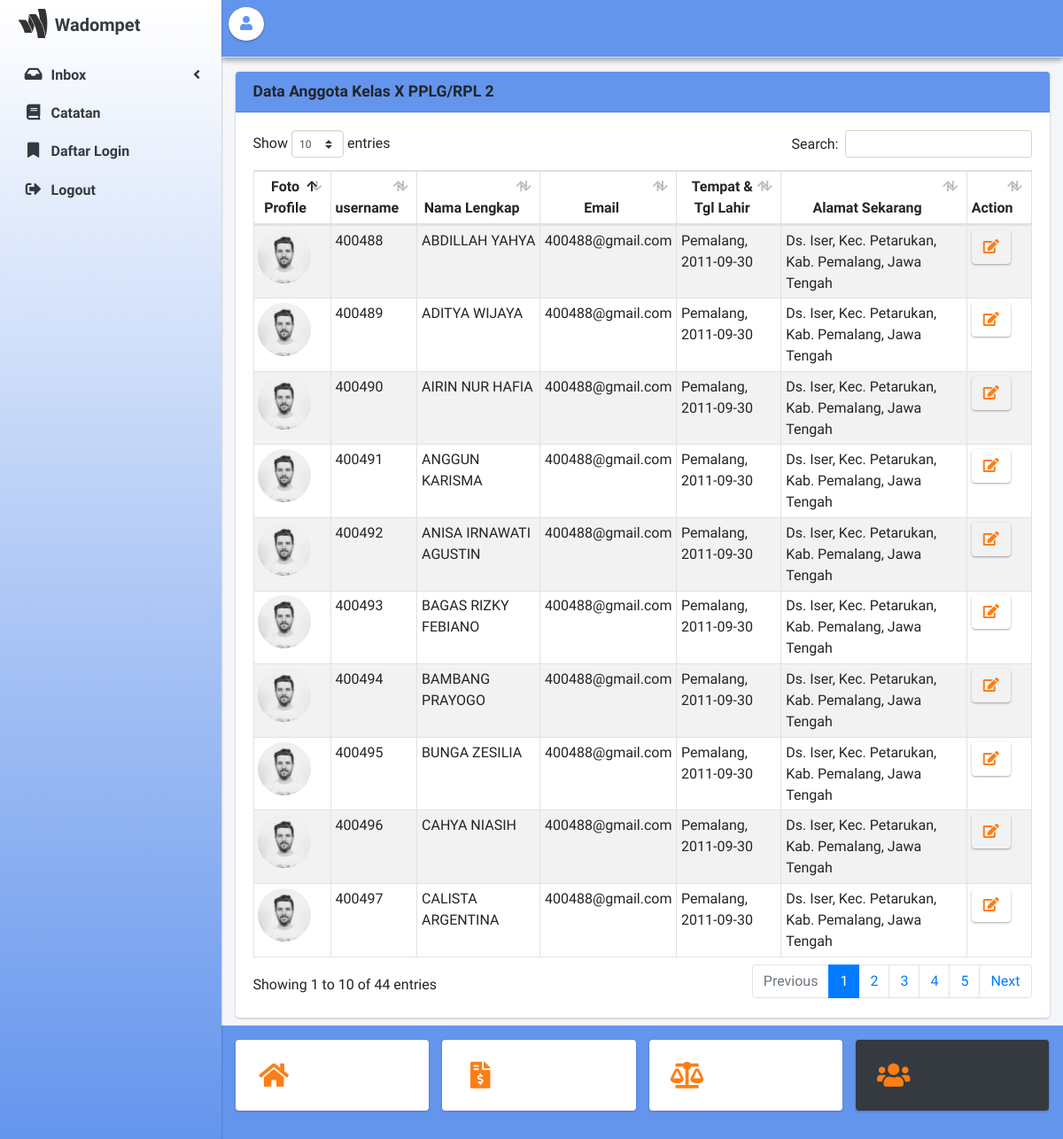
Screenshot of /admin.php?page=set_members (signed in) with the database file from the repository.
### tables this page shows
CREATE TABLE `tb_user` (
  `id_user` int(10) NOT NULL,
  `nama_lengkap` varchar(35) NOT NULL,
  `position` varchar(35) NOT NULL,
  `user` char(15) NOT NULL,
  `pass` varchar(225) NOT NULL,
  `email` varchar(100) NOT NULL,
  `no_whatsapp` varchar(13) NOT NULL,
  `temp_lahir` varchar(50) NOT NULL,
  `tgl_lahir` date NOT NULL,
  `alamat_sekarang` varchar(225) NOT NULL,
  `img_profile` varchar(100) NOT NULL,
  `id_level` int(10) NOT NULL
);

### admin/set_members.php (the view)
<div class="row">
	<div class="col-sm-12">
	<div class="card">
		<div class="card-header bg-nav">
			<h1 class="card-title text-bold float-left">Data Anggota Kelas X PPLG/RPL 2</h1>
		</div>
		<div class="card-body">
			<table id="example1" class="table table-sm table-bordered table-striped">
				<thead>
					<tr class="text-center">
						<th>Foto Profile</th>
						<th>username</th>
						<th>Nama Lengkap</th>
						<th>Email</th>
						<th>Tempat & Tgl Lahir</th>
						<th>Alamat Sekarang</th>
						<th>Action</th>
					</tr>
				</thead>
				<tbody>
					<?php
					$query = mysqli_query($koneksi, "select * from tb_user");
					while ($data = mysqli_fetch_array($query)) {
					?>
					<tr>
						<td>
							<img src="dist/img/user1-128x128.jpg" class="img-circle" alt="User Image" width="60" height="60">
						</td>
						<td><?= $data['user']; ?></td>
						<td><?= $data['nama_lengkap']; ?></td>
						<td><?= $data['email']; ?></td>
						<td><?= $data['temp_lahir'] . ", " . $data['tgl_lahir']; ?></td>
						<td><?= $data['alamat_sekarang']; ?></td>
						<td><a href="?page=edit_set_member&id=<?= $data['user']; ?>" class="btn btn-white elevation-1" title="Edit Data"><i class="fas fa-edit text-orange"></i></a></td>
					</tr>
					<?php }
					?>
				</tbody>
			</table>
		</div>
	</div>
	</div>
</div>

### admin.php (shortened to what this page needs)
<?php
include "koneksi.php";
$show_agent = mysqli_query($koneksi, "select * from user_agent x inner join tb_user y on y.id_user = x.id_user where name_user_agent = '".$_SESSION['agent']."' group by x.id_user asc");
$show = mysqli_fetch_array($show_agent);
?>
<!DOCTYPE html>
<html lang="en">
<head>
  <link rel="stylesheet" type="text/css" href="dist/css/style.css">
  <link rel="stylesheet" href="plugins/fontawesome-free/css/all.min.css">
  <link rel="stylesheet" href="plugins/overlayScrollbars/css/OverlayScrollbars.min.css">
  <link rel="stylesheet" href="dist/css/adminlte.min.css">
  <link rel="stylesheet" href="plugins/datatables-bs4/css/dataTables.bootstrap4.min.css">
  <link rel="stylesheet" href="plugins/datatables-responsive/css/responsive.bootstrap4.min.css">
  <link rel="stylesheet" href="plugins/select2/css/select2.min.css">
  <link rel="stylesheet" href="plugins/select2-bootstrap4-theme/select2-bootstrap4.min.css">
<link rel="stylesheet" type="text/css" href="https://cdn.jsdelivr.net/npm/evo-calendar@1.1.2/evo-calendar/css/evo-calendar.min.css"/>
</head>
<body class="hold-transition sidebar-mini layout-fixed layout-navbar-fixed layout-footer-fixed" onload="myFunction()" style="margin: 0;">
<div class="wrapper">
  <nav class="main-header navbar navbar-expand navbar-light bg-nav elevation-2">
    <ul class="navbar-nav">
      <li class="nav-item">
        <a class="btn bg-white elevation-1 img-circle" data-widget="pushmenu">
          <i class="fas fa-user text-abu"></i>
        </a>
      </li>
      <li class="nav-item d-lg-inline-block">
        <h4><a href="?page=profile" class="nav-link text-bold text-orange"><?= $show['user']; ?></a></h4>
      </li>
    </ul>
  </nav>
  <aside class="main-sidebar text-dark bg-danger text-bold elevation-1  bg-radian">
    <a href="?page=home" class="brand-link">
      <img src="dist/img/wallet.svg" alt="AdminLTE Logo" class="brand-image"
           style="opacity: .8;" width="120" height="40">
      <span class="brand-text bold text-dark">Wadompet</span>
    </a>
    <div class="sidebar">
      <nav class="mt-2">
        <ul class="nav nav-pills nav-sidebar flex-column" data-widget="treeview" role="menu" data-accordion="false">
          <li class="nav-item has-treeview">
            <a href="#" class="nav-link text-dark">
              <i class="nav-icon fas fa-inbox"></i>
              <p>
                Inbox
                <i class="right fas fa-angle-left"></i>
              </p>
            </a>
          </li>
          <li class="nav-item">
            <a href="?page=catatan" class="nav-link text-dark">
              <i class="nav-icon fas fa-book"></i>
              <p>Catatan</p>
            </a>
          </li>
          <li class="nav-item">
            <a href="?page=daftarlogin" class="nav-link text-dark">
              <i class="nav-icon fas fa-bookmark"></i>
              <p>Daftar Login</p>
            </a>
          </li>
          <li class="nav-item">
            <a href="logout.php" class="nav-link text-dark">
              <i class="nav-icon fas fa-sign-out-alt"></i>
              <p>Logout</p>
            </a>
          </li>
        </ul>
      </nav>
    </div>
  </aside>
  <div class="content-wrapper">
    <section class="content pt-4 pb-3 mb-5">
      <div class="container-fluid">
            <?php
            if (isset($_GET['page'])) {
              $page = $_GET['page'];
              switch ($page) {
                case 'set_members':
                  include 'admin/set_members.php';
                  break;
              }
            }else{
              include 'admin/home.php';
            }
            if (isset($_GET['page']) == 'home') {
              if ($_GET['page'] != 'home') {
                $bga = 'bg-white';
              }else{
                $bga = 'bg-dark';
              }
            }
            if (isset($_GET['page']) == 'request_tiket') {
              if ($_GET['page'] != 'request_tiket') {
                $bgb = 'bg-white';
              }else{
                $bgb = 'bg-dark';
              }
            }
            if (isset($_GET['page']) == 'kas') {
              if ($_GET['page'] != 'kas') {
                $bgc = 'bg-white';
              }else{
                $bgc = 'bg-dark';
              }
            }
            if (isset($_GET['page']) == 'set_members') {
              if ($_GET['page'] != 'set_members') {
                $bgd = 'bg-white';
              }else{
                $bgd = 'bg-dark';
              }
            }
            ?>
      </div>
    </section>
  </div>
  <footer class="main-footer bg-foot">
    <div class="row">
      <div class="col-3"><a href="?page=home" title="Home">
        <div class="info-box <?= $bga; ?>">
          <span class="info-box-icon text-orange"><i class="fas fa-home"></i></span>
        </div>
      </a>
      </div>
      <div class="col-3"><a href="?page=request_tiket" title="Request tiket topUp">
        <div class="info-box <?= $bgb; ?>">
          <span class="info-box-icon text-orange"><i class="fas fa-file-invoice-dollar"></i></span>
        </div>
      </a>
      </div>
      <div class="col-3"><a href="?page=kas" title="Kas">
        <div class="info-box <?= $bgc; ?>">
          <span class="info-box-icon text-orange"><i class="fas fa-balance-scale"></i></span>
        </div>
      </a>
      </div>
      <div class="col-3"><a href="?page=set_members" title="Anggota">
        <div class="info-box <?= $bgd; ?>">
          <span class="info-box-icon text-orange"><i class="fas fa-users"></i></span>
        </div>
      </a>
      </div>
    </div>
  </footer>
</div>
</body>
</html>

### admin.php (style rules this page uses)
.bg-nav { background-image: linear-gradient(#6495ED, #6495ED); }
.bg-radian { background-image: linear-gradient(white, #6495ED); }
.bg-foot { background-image: linear-gradient(#6495ED, #6495ED) }
.text-abu { color: #6495ED; }

### rows the page displays
tb_user: user "400488", nama_lengkap "ABDILLAH YAHYA", email "400488@gmail.com", temp_lahir "Pemalang", tgl_lahir "2011-09-30", alamat_sekarang "Ds. Iser, Kec. Petarukan, Kab. Pemalang, Jawa Tengah"
tb_user: user "400489", nama_lengkap "ADITYA WIJAYA", email "400488@gmail.com", temp_lahir "Pemalang", tgl_lahir "2011-09-30", alamat_sekarang "Ds. Iser, Kec. Petarukan, Kab. Pemalang, Jawa Tengah"
tb_user: user "400490", nama_lengkap "AIRIN NUR HAFIA", email "400488@gmail.com", temp_lahir "Pemalang", tgl_lahir "2011-09-30", alamat_sekarang "Ds. Iser, Kec. Petarukan, Kab. Pemalang, Jawa Tengah"
tb_user: user "400491", nama_lengkap "ANGGUN KARISMA", email "400488@gmail.com", temp_lahir "Pemalang", tgl_lahir "2011-09-30", alamat_sekarang "Ds. Iser, Kec. Petarukan, Kab. Pemalang, Jawa Tengah"
tb_user: user "400492", nama_lengkap "ANISA IRNAWATI AGUSTIN", email "400488@gmail.com", temp_lahir "Pemalang", tgl_lahir "2011-09-30", alamat_sekarang "Ds. Iser, Kec. Petarukan, Kab. Pemalang, Jawa Tengah"
tb_user: user "400493", nama_lengkap "BAGAS RIZKY FEBIANO", email "400488@gmail.com", temp_lahir "Pemalang", tgl_lahir "2011-09-30", alamat_sekarang "Ds. Iser, Kec. Petarukan, Kab. Pemalang, Jawa Tengah"
tb_user: user "400494", nama_lengkap "BAMBANG PRAYOGO", email "400488@gmail.com", temp_lahir "Pemalang", tgl_lahir "2011-09-30", alamat_sekarang "Ds. Iser, Kec. Petarukan, Kab. Pemalang, Jawa Tengah"
tb_user: user "400495", nama_lengkap "BUNGA ZESILIA", email "400488@gmail.com", temp_lahir "Pemalang", tgl_lahir "2011-09-30", alamat_sekarang "Ds. Iser, Kec. Petarukan, Kab. Pemalang, Jawa Tengah"
tb_user: user "400496", nama_lengkap "CAHYA NIASIH", email "400488@gmail.com", temp_lahir "Pemalang", tgl_lahir "2011-09-30", alamat_sekarang "Ds. Iser, Kec. Petarukan, Kab. Pemalang, Jawa Tengah"
tb_user: user "400497", nama_lengkap "CALISTA ARGENTINA", email "400488@gmail.com", temp_lahir "Pemalang", tgl_lahir "2011-09-30", alamat_sekarang "Ds. Iser, Kec. Petarukan, Kab. Pemalang, Jawa Tengah"
